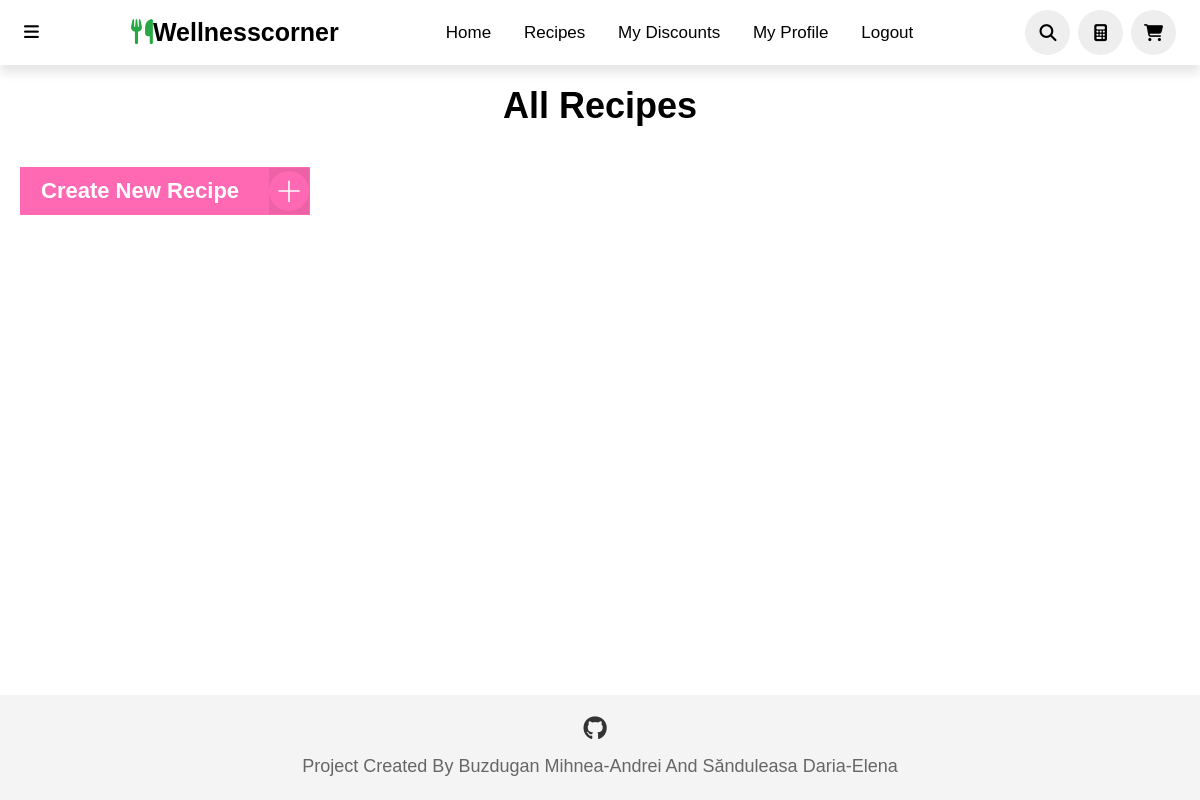
Before: /all_recipes/ (signed in) with the older database file.
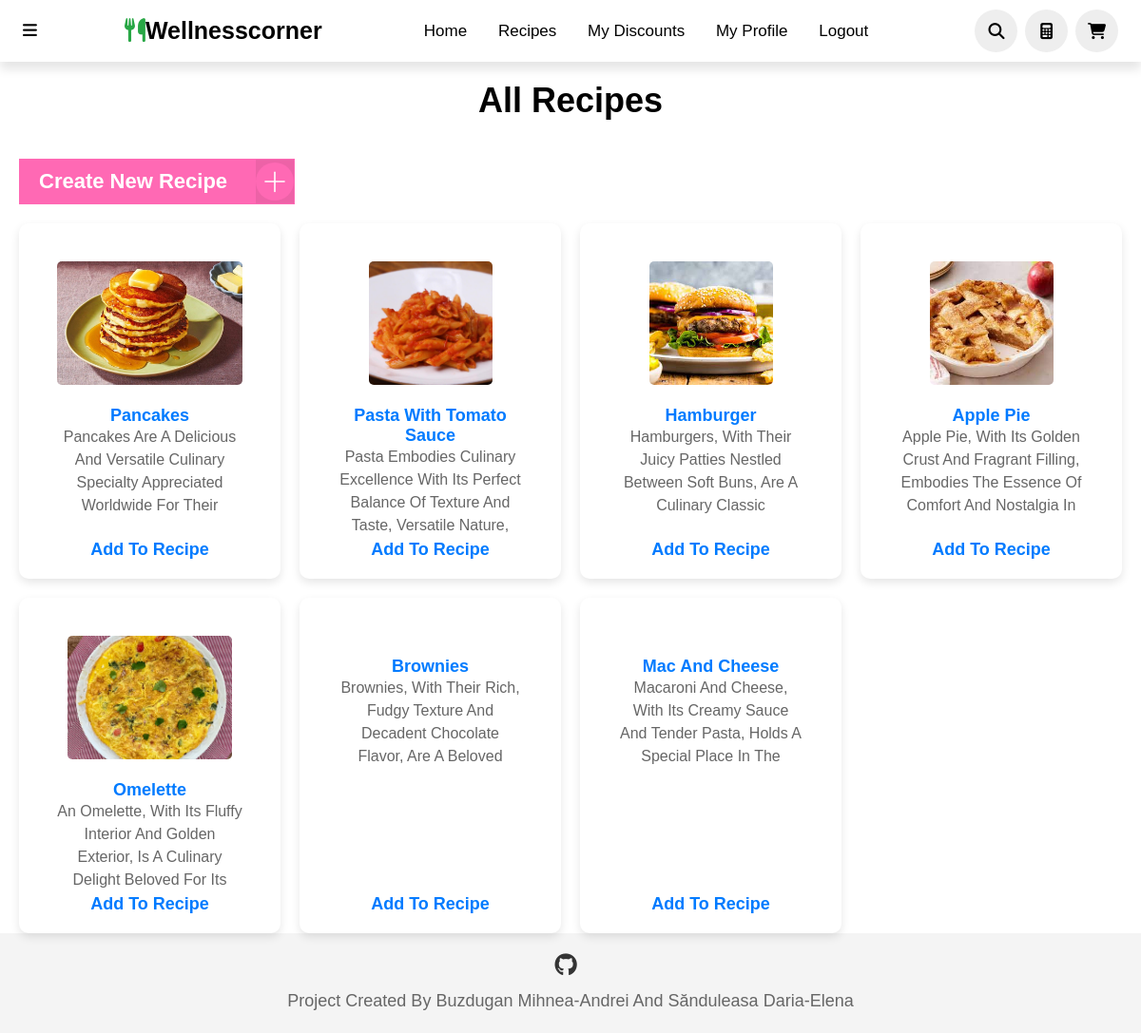
After: the same page with the newer database file.
### WellnessCorner/models.py (models this page shows)
class Recipe(models.Model):
    user = models.ForeignKey(User, on_delete=models.CASCADE)
    created_at = models.DateTimeField(auto_now_add=True)
    updated_at = models.DateTimeField(auto_now=True)
    image = models.ImageField(upload_to='recipes/', null=True, blank=True)
    name = models.CharField(max_length=200, unique=True)
    content = models.TextField()
    description = models.TextField(max_length=500, null=True, blank=True)
    video = models.URLField(null=True, blank=True)

### WellnessCorner/views.py (the view)
# urls.py: path('all_recipes/', views.all_recipes, name='all_recipes'),
@login_required
def all_recipes(request):
    recipes = Recipe.objects.all()
    context = {'recipes': recipes}
    return render(request, 'all_recipes.html', context)

### templates/all_recipes.html (shortened to what this page needs)
{% load static %}
<!DOCTYPE html>
<html lang="en">
<head>
    <link rel="stylesheet" href="{% static 'index.css' %}">
    <link rel="stylesheet" href="{% static 'footer.css' %}">
</head>
<body>
<header>
    <div class="more">
        <i class="fa-solid fa-bars" onclick="toggleBar()"></i>
    </div>
    <a class="logo"><i class="fas fa-utensils"></i>Wellnesscorner</a>
    <nav class="navbar">
        <a href="{% url 'index' %}">Home</a>
        <a href="{% url 'all_recipes' %}">Recipes</a>
        <a href="{% url 'user_discounts' %}">My discounts</a>
        <a href="{% url 'myaccount' %}">My Profile</a>
        <a href="{% url 'logout' %}">Logout</a>
    </nav>
    <div class="icons">
        <i class="fas fa-search" id="search-icon" onclick="toggleSearch()"></i>
        <a href="{% url 'calculator' %}" class="fa-solid fa-calculator"></a>
        <a href="{% url 'basket_page' %}" class="fas fa-shopping-cart"></a>
    </div>
</header>
    <h1 style="margin-top:20px;" class="page-title">All Recipes</h1>
    {% if request.user.is_superuser %}
    <div>
        <a href="{% url 'create_recipe' %}" class="edit-button">
            <span class="button__text">Create New Recipe</span>
            <span class="button__icon">
            </span>
        </a>
    </div>
    {% endif %}
    <div class="container">
        {% for recipe in recipes %}
        <div class="recipe">
            {% if recipe.image %}
            <div class="form-container">
                <img src="{{ recipe.image.url }}" alt="{{ recipe.product_name }}" class="product-image">
            </div>
            {% endif %}
            <a href="{% url 'manage_recipe' recipe_id=recipe.id %}">{{ recipe.name }}</a>
            <p>{{ recipe.description }}</p>
            {% if request.user.is_superuser %}
                    <a class="add" href="{% url 'add_to_recipe' recipe_id=recipe.id %}">Add to Recipe</a>
                {% endif %}
        </div>
        {% endfor %}
    </div>
    <footer class="footer">
    <div class="footer-container">
        <div class="social-media">
            <a href="https://github.com/MOMOKILLER000" class="social-icon"><i class="fa-brands fa-github"></i></a>
        </div>
        <p class="footer-text">Project created by Buzdugan Mihnea-Andrei and Sănduleasa Daria-Elena</p>
    </div>
</footer>
</body>
</html>

Changed rows visible on the page:
added Recipe: image (picture), name "Pancakes", description "Pancakes Are A Delicious And Versatile Culinary Specialty Appreciated Worldwide For Their…"
added Recipe: image (picture), name "Pasta With Tomato Sauce", description "Pasta Embodies Culinary Excellence With Its Perfect Balance Of Texture And Taste, Versatile Nature,…"
added Recipe: image (picture), name "Hamburger", description "Hamburgers, With Their Juicy Patties Nestled Between Soft Buns, Are A Culinary Classic…"
added Recipe: image (picture), name "Apple Pie", description "Apple Pie, With Its Golden Crust And Fragrant Filling, Embodies The Essence Of Comfort And Nostalgia In…"
added Recipe: image (picture), name "Omelette", description "An Omelette, With Its Fluffy Interior And Golden Exterior, Is A Culinary Delight Beloved For Its…"
added Recipe: name "Brownies", description "Brownies, With Their Rich, Fudgy Texture And Decadent Chocolate Flavor, Are A Beloved…"
added Recipe: name "Mac And Cheese", description "Macaroni And Cheese, With Its Creamy Sauce And Tender Pasta, Holds A Special Place In The…"
